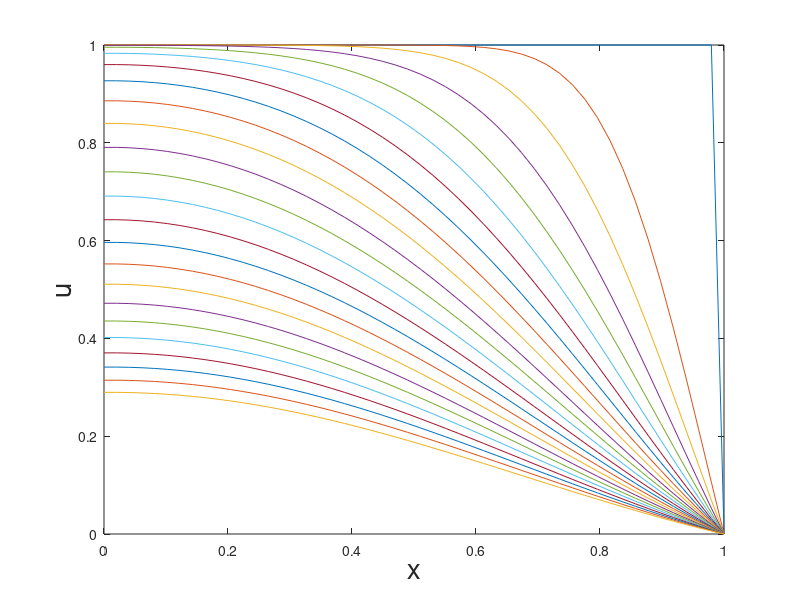

MATLAB code to generate this figure:
% problem1B.m
% Time evolution of temperature distribution u: spherical system
% Define A, B, C, unew(1) and unew(N)

% When you write code, it is a good practice to add comments that 
% describe the code. Comments allow others to understand your code, 
% and can refresh your memory when you return to it later. 
% Add comments to Octave code using the percent (%) symbol.
% Comment lines can appear anywhere in a program file, and you can 
% append comments to the end of a line of code. see section 26, Octave tutorial

mu    = 0.2;       % mu=dt/dx^2
N     = 50;        % grid points
steps = 2400;      % total time-steps
u     = ones(N,1); % initial condition: u = 1 anywhere
u(N)  = 0;         % boundary condition at the surface
approx=[];         % empty array
for n=1:steps      % time evolution     
    approx(:,n)=u; % Distribution u at each step saved in matrix: approx
                   % see section 5, Octave tutorial for the colon. 
                   % Add a new column to approx matrix in each timestep.
                   % k-th column of approx gives u at timestep k.
    for j=2:N-1
        A = mu;   % see Eq (15) and define A, B, C
	B = 1-(2*mu*(1+(1/(j-1))));
        C = mu*(1+(2/(j-1)));
        unew(j)= A*u(j-1)+B*u(j)+C*u(j+1);
    end      
    unew(1) = unew(2); % boundary condition at the centre
    unew(N) = 0; % boundary condition at the surface
    u = unew;      % update the distribution
end
u1 = approx(2,:);      % time evolution of temperature at the center j=1
nc = min(find(u1<0.5)) % critical timestep: central temp becomes < 0.5. 

x=linspace(0,1,N);     % generate N points between 0 and 1. 
plot(x,approx(:,[1:100:steps])) % plot temperture distributions
                                % distributions at n=1, 101, 201, 301...
                                % see section 5 and 6, Octave tutorial 
xlabel('x','FontSize',20)
ylabel('u','FontSize',20)
